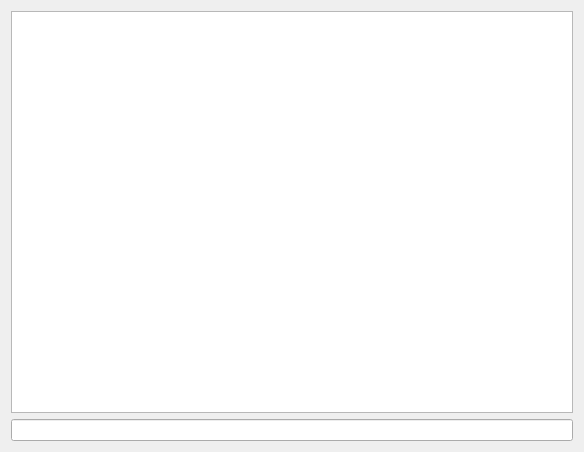
<?xml version="1.0" encoding="UTF-8"?>
<ui version="4.0">
 <class>HelelaniCommand</class>
 <widget class="QWidget" name="HelelaniCommand">
  <property name="geometry">
   <rect>
    <x>0</x>
    <y>0</y>
    <width>584</width>
    <height>452</height>
   </rect>
  </property>
  <property name="windowTitle">
   <string>Helelani Command</string>
  </property>
  <layout class="QGridLayout" name="gridLayout">
   <item row="0" column="0">
    <widget class="QTableWidget" name="commandTable"/>
   </item>
   <item row="1" column="0">
    <widget class="QLineEdit" name="commandEdit"/>
   </item>
  </layout>
 </widget>
 <resources/>
 <connections/>
</ui>
